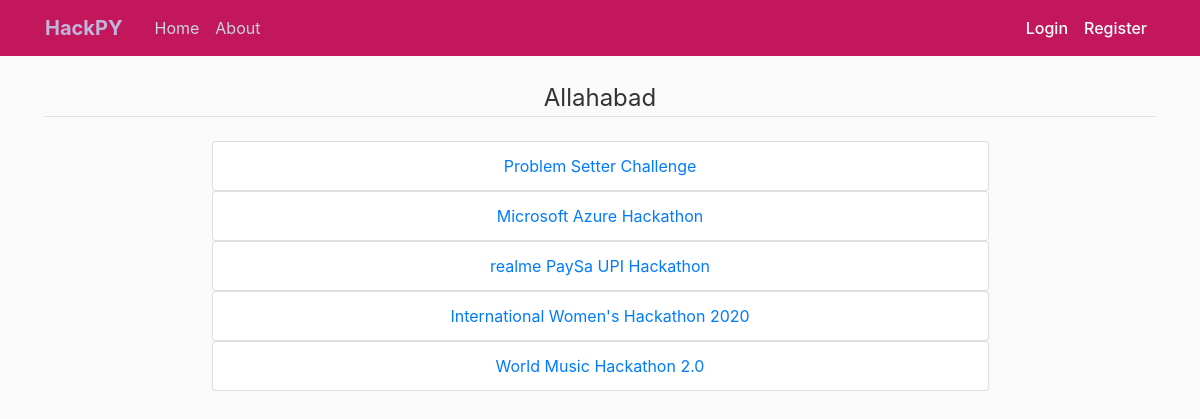
Page /Allahabad/ on the committed database.
### mainapp/models.py (models this page shows, shortened)
class Hackathons(models.Model):
    title = models.CharField(max_length=50)
    url = models.CharField(max_length=100)

### mainapp/views.py (the view)
# urls.py: path('<str:city>/',views.view_hack, name = "hackathon"),
def view_hack(request,city):
    hackathons = Hackathons.objects.all()
    return render(request, 'mainapp/hackathons.html', {'hackathons': hackathons, 'city': city})

### mainapp/templates/mainapp/hackathons.html
{%extends 'mainapp/base.html'%}
{%block content%}
<div class="container">
    <legend class="border-bottom mb-4 font" style="text-align: center">{{city}}</legend>
    <ul class="list-group">
        {% for hackathon in hackathons %}
              <a href="{{ hackathon.url }}">
                   <li class="list-group-item">
                    {{hackathon.title}}
              </li> </a>
          {%endfor%}
      </ul>
      </div>
{%endblock%}

### mainapp/static/main.css (style rules this page uses)
body { background: #fafafa; color: #333333; margin-top: 5rem; }
ul { margin: 0; }
.list-group { width: 70%; text-align: center; margin: 0 auto; }
.list-group a { text-decoration: none; }

### rows in the picture
Hackathons: title "Problem Setter Challenge"
Hackathons: title "Microsoft Azure Hackathon"
Hackathons: title "realme PaySa UPI Hackathon"
Hackathons: title "International Women's Hackathon 2020"
Hackathons: title "World Music Hackathon 2.0"

### other values in the picture
{{ city }} "Allahabad"
